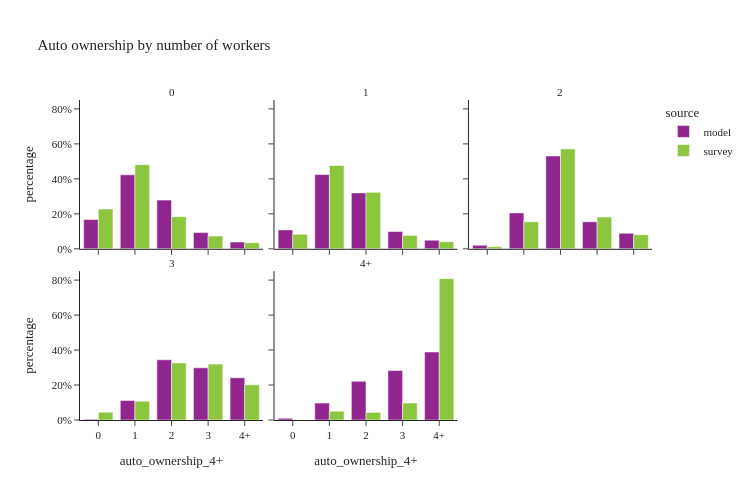

The code cell stored with this chart in its notebook:
### Code cell
util.plot_share_facetbar(hh_data, 'hh_weight', share_col="auto_ownership_4+", title="Auto ownership by number of workers", 
                            facet_col="num_workers_4+", facet_col_wrap=3, height=500, orientation='v')

### Figure 1 — Plotly figure (JSON) as saved in the notebook; plotly's stock layout.template omitted (floating-point values rounded to 4 significant figures)
{"data": [{"alignmentgroup": "True", "customdata": [[62460], [157865], [103932], [34590], [14475]], "hovertemplate": "source=model<br>num_workers_4+=0<br>auto_ownership_4+=%{x}<br>percentage=%{y}<br>sample_size=%{customdata[0]}<extra></extra>", "legendgroup": "model", "marker": {"color": "#91268F", "pattern": {"shape": ""}}, "name": "model", "offsetgroup": "model", "orientation": "v", "showlegend": true, "textposition": "auto", "type": "bar", "x": ["0", "1", "2", "3", "4+"], "xaxis": "x4", "y": [0.1673, 0.4229, 0.2784, 0.09265, 0.03877], "yaxis": "y4"}, {"alignmentgroup": "True", "customdata": [[73287], [287708], [216738], [66800], [33200]], "hovertemplate": "source=model<br>num_workers_4+=1<br>auto_ownership_4+=%{x}<br>percentage=%{y}<br>sample_size=%{customdata[0]}<extra></extra>", "legendgroup": "model", "marker": {"color": "#91268F", "pattern": {"shape": ""}}, "name": "model", "offsetgroup": "model", "orientation": "v", "showlegend": false, "textposition": "auto", "type": "bar", "x": ["0", "1", "2", "3", "4+"], "xaxis": "x5", "y": [0.1081, 0.4245, 0.3198, 0.09856, 0.04899], "yaxis": "y5"}, {"alignmentgroup": "True", "customdata": [[11349], [114588], [296122], [86292], [49479]], "hovertemplate": "source=model<br>num_workers_4+=2<br>auto_ownership_4+=%{x}<br>percentage=%{y}<br>sample_size=%{customdata[0]}<extra></extra>", "legendgroup": "model", "marker": {"color": "#91268F", "pattern": {"shape": ""}}, "name": "model", "offsetgroup": "model", "orientation": "v", "showlegend": false, "textposition": "auto", "type": "bar", "x": ["0", "1", "2", "3", "4+"], "xaxis": "x6", "y": [0.02034, 0.2054, 0.5308, 0.1547, 0.0887], "yaxis": "y6"}, {"alignmentgroup": "True", "customdata": [[263], [6991], [21646], [18754], [15181]], "hovertemplate": "source=model<br>num_workers_4+=3<br>auto_ownership_4+=%{x}<br>percentage=%{y}<br>sample_size=%{customdata[0]}<extra></extra>", "legendgroup": "model", "marker": {"color": "#91268F", "pattern": {"shape": ""}}, "name": "model", "offsetgroup": "model", "orientation": "v", "showlegend": false, "textposition": "auto", "type": "bar", "x": ["0", "1", "2", "3", "4+"], "xaxis": "x", "y": [0.004186, 0.1113, 0.3445, 0.2985, 0.2416], "yaxis": "y"}, {"alignmentgroup": "True", "customdata": [[625], [6201], [14220], [18144], [24952]], "hovertemplate": "source=model<br>num_workers_4+=4+<br>auto_ownership_4+=%{x}<br>percentage=%{y}<br>sample_size=%{customdata[0]}<extra></extra>", "legendgroup": "model", "marker": {"color": "#91268F", "pattern": {"shape": ""}}, "name": "model", "offsetgroup": "model", "orientation": "v", "showlegend": false, "textposition": "auto", "type": "bar", "x": ["0", "1", "2", "3", "4+"], "xaxis": "x2", "y": [0.009744, 0.09668, 0.2217, 0.2829, 0.389], "yaxis": "y2"}, {"alignmentgroup": "True", "customdata": [[235], [417], [235], [74], [27]], "hovertemplate": "source=survey<br>num_workers_4+=0<br>auto_ownership_4+=%{x}<br>percentage=%{y}<br>sample_size=%{customdata[0]}<extra></extra>", "legendgroup": "survey", "marker": {"color": "#8CC63E", "pattern": {"shape": ""}}, "name": "survey", "offsetgroup": "survey", "orientation": "v", "showlegend": true, "textposition": "auto", "type": "bar", "x": ["0", "1", "2", "3", "4+"], "xaxis": "x4", "y": [0.2274, 0.4811, 0.1838, 0.07278, 0.03491], "yaxis": "y4"}, {"alignmentgroup": "True", "customdata": [[332], [872], [307], [65], [31]], "hovertemplate": "source=survey<br>num_workers_4+=1<br>auto_ownership_4+=%{x}<br>percentage=%{y}<br>sample_size=%{customdata[0]}<extra></extra>", "legendgroup": "survey", "marker": {"color": "#8CC63E", "pattern": {"shape": ""}}, "name": "survey", "offsetgroup": "survey", "orientation": "v", "showlegend": false, "textposition": "auto", "type": "bar", "x": ["0", "1", "2", "3", "4+"], "xaxis": "x5", "y": [0.08306, 0.4763, 0.3229, 0.07669, 0.04097], "yaxis": "y5"}, {"alignmentgroup": "True", "customdata": [[62], [365], [504], [104], [38]], "hovertemplate": "source=survey<br>num_workers_4+=2<br>auto_ownership_4+=%{x}<br>percentage=%{y}<br>sample_size=%{customdata[0]}<extra></extra>", "legendgroup": "survey", "marker": {"color": "#8CC63E", "pattern": {"shape": ""}}, "name": "survey", "offsetgroup": "survey", "orientation": "v", "showlegend": false, "textposition": "auto", "type": "bar", "x": ["0", "1", "2", "3", "4+"], "xaxis": "x6", "y": [0.01197, 0.1547, 0.5712, 0.1814, 0.08072], "yaxis": "y6"}, {"alignmentgroup": "True", "customdata": [[6], [15], [29], [33], [18]], "hovertemplate": "source=survey<br>num_workers_4+=3<br>auto_ownership_4+=%{x}<br>percentage=%{y}<br>sample_size=%{customdata[0]}<extra></extra>", "legendgroup": "survey", "marker": {"color": "#8CC63E", "pattern": {"shape": ""}}, "name": "survey", "offsetgroup": "survey", "orientation": "v", "showlegend": false, "textposition": "auto", "type": "bar", "x": ["0", "1", "2", "3", "4+"], "xaxis": "x", "y": [0.04486, 0.1079, 0.3262, 0.3197, 0.2013], "yaxis": "y"}, {"alignmentgroup": "True", "customdata": [[1], [8], [6], [5], [12]], "hovertemplate": "source=survey<br>num_workers_4+=4+<br>auto_ownership_4+=%{x}<br>percentage=%{y}<br>sample_size=%{customdata[0]}<extra></extra>", "legendgroup": "survey", "marker": {"color": "#8CC63E", "pattern": {"shape": ""}}, "name": "survey", "offsetgroup": "survey", "orientation": "v", "showlegend": false, "textposition": "auto", "type": "bar", "x": ["0", "1", "2", "3", "4+"], "xaxis": "x2", "y": [0.001362, 0.04982, 0.0435, 0.09695, 0.8084], "yaxis": "y2"}], "layout": {"annotations": [{"font": {}, "showarrow": false, "text": "3", "x": 0.16, "xanchor": "center", "xref": "paper", "y": 0.465, "yanchor": "bottom", "yref": "paper"}, {"font": {}, "showarrow": false, "text": "4+", "x": 0.5, "xanchor": "center", "xref": "paper", "y": 0.465, "yanchor": "bottom", "yref": "paper"}, {"font": {}, "showarrow": false, "text": "0", "x": 0.16, "xanchor": "center", "xref": "paper", "y": 1.0, "yanchor": "bottom", "yref": "paper"}, {"font": {}, "showarrow": false, "text": "1", "x": 0.5, "xanchor": "center", "xref": "paper", "y": 1.0, "yanchor": "bottom", "yref": "paper"}, {"font": {}, "showarrow": false, "text": "2", "x": 0.84, "xanchor": "center", "xref": "paper", "y": 1.0, "yanchor": "bottom", "yref": "paper"}], "barmode": "group", "height": 500, "legend": {"title": {"text": "source"}, "tracegroupgap": 0}, "title": {"text": "Auto ownership by number of workers"}, "width": 750, "xaxis": {"anchor": "y", "domain": [0.0, 0.32], "title": {"text": "auto_ownership_4+"}}, "xaxis2": {"anchor": "y2", "domain": [0.34, 0.66], "matches": "x", "title": {"text": "auto_ownership_4+"}}, "xaxis3": {"anchor": "y3", "domain": [0.68, 1.0], "matches": "x", "title": {"text": "auto_ownership_4+"}}, "xaxis4": {"anchor": "y4", "domain": [0.0, 0.32], "matches": "x", "showticklabels": false}, "xaxis5": {"anchor": "y5", "domain": [0.34, 0.66], "matches": "x", "showticklabels": false}, "xaxis6": {"anchor": "y6", "domain": [0.68, 1.0], "matches": "x", "showticklabels": false}, "yaxis": {"anchor": "x", "domain": [0.0, 0.465], "tickformat": ".0%", "title": {"text": "percentage"}}, "yaxis2": {"anchor": "x2", "domain": [0.0, 0.465], "matches": "y", "showticklabels": false, "tickformat": ".0%"}, "yaxis3": {"anchor": "x3", "domain": [0.0, 0.465], "matches": "y", "showticklabels": false, "tickformat": ".0%"}, "yaxis4": {"anchor": "x4", "domain": [0.535, 1.0], "matches": "y", "tickformat": ".0%", "title": {"text": "percentage"}}, "yaxis5": {"anchor": "x5", "domain": [0.535, 1.0], "matches": "y", "showticklabels": false, "tickformat": ".0%"}, "yaxis6": {"anchor": "x6", "domain": [0.535, 1.0], "matches": "y", "showticklabels": false, "tickformat": ".0%"}}}
